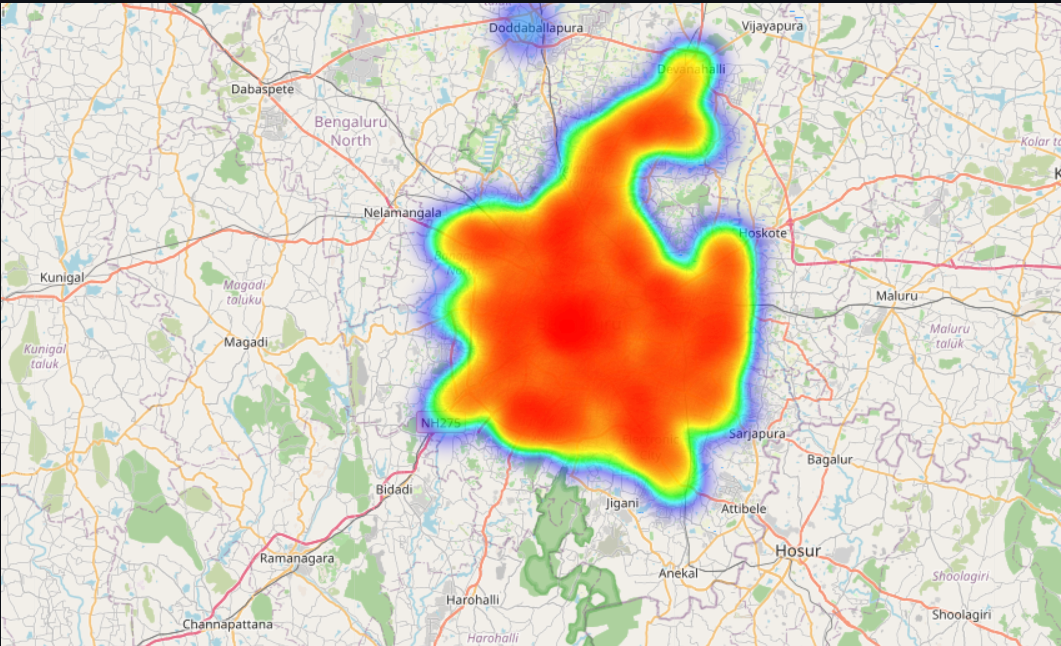

This figure's Python source:
import pandas as pd
import folium
from folium.plugins import HeatMap

# Load dataset
df = pd.read_csv("data/parking.csv")

# Remove rows with missing coordinates
df = df.dropna(subset=["latitude", "longitude"])

# Create Bengaluru map
m = folium.Map(
    location=[12.9716, 77.5946],
    zoom_start=11
)

# Heatmap data
heat_data = df[["latitude", "longitude"]].values.tolist()

# Add heatmap
HeatMap(heat_data).add_to(m)

# Save map
m.save("parking_heatmap.html")

print("Heatmap Created Successfully!")
